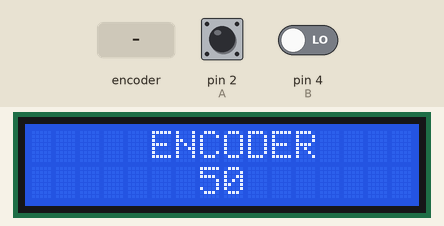
Recording of a sketch running on a simulated Arduino Uno, built with avr-gcc and run on an emulated ATmega328P. On the bench: 16×2 character LCD. The test bench sets the inputs (shaded band); at power-on: pin 2 (A) HIGH, pin 4 (B) LOW. What the sketch prints to the serial monitor is not drawn.

Above: at 4.2 s.
4.3 s: rotary encoder on pin 2 (A) / pin 4 (B) turned 3 steps (first pin leading)
At 5.0 s:
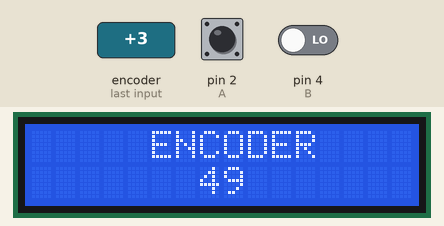
6.4 s: rotary encoder on pin 2 (A) / pin 4 (B) turned 1 step (first pin leading)
8.1 s: rotary encoder on pin 2 (A) / pin 4 (B) turned 1 step (first pin leading)
At 8.8 s:
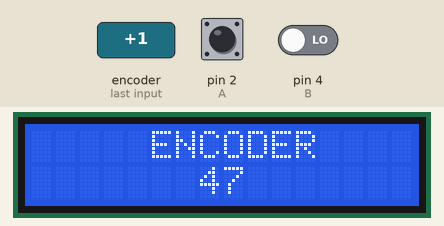
Timing chart, 0 to 11.1 s (numbered marks = the images above; inputs shaded):
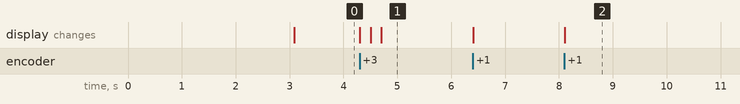

The sketch:

practica_display.ino
```cpp
/*
Display

Cristal liquido
  1602
    16 caracteres en 2 lineas
    alientacion y 14 pines de datos
    Mejora: I2C
  2004
    20 caracteres en 4 lineas
    I2C
Tecnologia LED RGB
  Qled
  Olde
  TFT

    0,94"     -> 160 x 120 px
    7" touch  ->
/////////////////////
I2C --> libreria <Wire.h>
*/
#include <Wire.h>
#include <LiquidCrystal_I2C.h>

#define A 2
#define B 4

#define Wokwi

#ifndef Wokwi
LiquidCrystal_I2C lcd(0x27, 2, 1, 0, 4, 5, 6, 7); // Fisico
#else
LiquidCrystal_I2C lcd(0x27, 16, 2); // Wokwi
#endif

void encoder();

int anterior = 0;

volatile int conteo = 50;

void setup()
{
  Serial.begin(9600);

#ifndef Wokwi
  lcd.begin(16, 2);                 // Fisico
  lcd.setBacklightPin(3, POSITIVE); // Fisico
  lcd.setBacklight(HIGH);           // Fisico*/

#else
  lcd.init();                       // Wokwi
  lcd.backlight();                  // Wokwi
#endif

  lcd.setCursor(2, 0);
  lcd.print("Grupazo este");

  pinMode(A, INPUT);
  pinMode(B, INPUT);

  delay(3000);
  attachInterrupt(digitalPinToInterrupt(A), encoder, FALLING);

  lcd.clear();
  lcd.setCursor(5, 0);
  lcd.print("ENCODER");
}

void loop()
{

  if (conteo != anterior)
  {

    anterior = conteo;
    Serial.println(conteo);
    lcd.setCursor(6, 1);
    char cadena[4];
    sprintf(cadena, "%03d", conteo);
    for (int i; i < 2; i++)
    {
      // Serial.println(cadena[i]);
      if (cadena[i] != '0')
      {
        break;
      }

      else
      {
        cadena[i] = ' ';
      }
    }

    lcd.print(cadena);
  }
}


void encoder()
{
  static unsigned long tiempo = 0;
  if (millis() - tiempo >= 5)
  {
    if (!digitalRead(B))
    {
      conteo++;
    }
    else
    {
      conteo--;
    }
    conteo = max(0, min(conteo, 100));
    tiempo = millis();
  }
}
```

Measured:
- after the input at 4.3 s, the display: first changes at once (image 1 shows a later state)
- after the input at 8.1 s, the display: changes at once (image 2)
